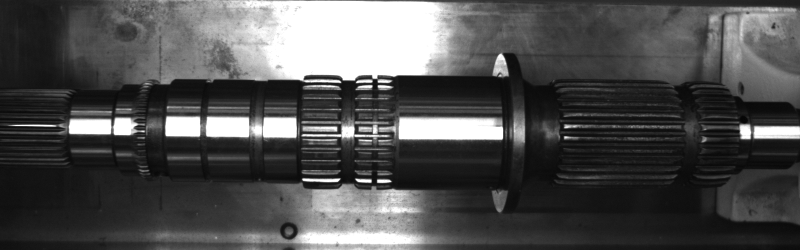
#> input picture images/Basler_acA1600-60gm__22637661__20230711_140445900_0068.tiff, 1600 x 500 px, given as the content of the folder images/2023-12-7, which was not available (shown at 1/2 size)
$ python main.py
#> lines starting #> are read from the running program, lines starting #| are printed output that depends on the picture; after the words box and inside, x2 and y2 are one past the last pixel; in counts of white or black regions, pixels touching at a corner belong together; pictures that were not available may be replaced by others from this repository, and a replacement may not be noted
import cv2
import os
import numpy as np
points = []

p1 = [(564, 645), (613, 686)]
p2 = [(773, 647), (807, 684)]
p3 = [(950, 646), (995, 683)]
p4 = [(1248, 650), (1284, 679)]

resolution = (1360, 2418)

# [6 lines of commented-out code are left out]


# [10 lines left out: function draw_rectangle, not called in this run]

directory = 'images'
video_directory = 'video'
image_date = '2023-12-7'
#image_file = 'IMG_E0823.JPG'
image_list = ['IMG_E0823.JPG','IMG_E0824.JPG','IMG_E0825.JPG','IMG_E0826.JPG']
video_file = 'IMG_0827.MOV'
resized_video = 0.6296875
resized_imgs = 1

# [46 lines left out: function image_detect_find_circles, not called in this run]

def image_detect_find_contour():
    p = [[(291, 230),(329, 290)],[(500, 230),(525, 290)],[(679, 230),(711, 290)],[(801, 230),(1010, 290)],[(1371, 230),(1399, 290)],[(1480, 230),(1500, 290)]]
    lst_image = os.listdir(os.path.join(directory, image_date))
    for image_file in lst_image:
        image_path = os.path.join(directory, image_date, image_file)
        img = cv2.imread(image_path)
#> img is the input picture: shape (500, 1600, 3); min 4, max 255, mean 79.8

        resized_img = cv2.resize(img, (int(img.shape[1] * resized_imgs), int(img.shape[0] * resized_imgs)))
        gray_img = cv2.cvtColor(resized_img, cv2.COLOR_BGR2GRAY)
        #gray_img = cv2.GaussianBlur(gray_img, (15, 15), 0)
        gray_img = cv2.medianBlur(gray_img, ksize=7)
        kernel = np.ones((1,1),np.uint8)
        ret, thresh = cv2.threshold(gray_img, 20, 255, cv2.THRESH_BINARY)
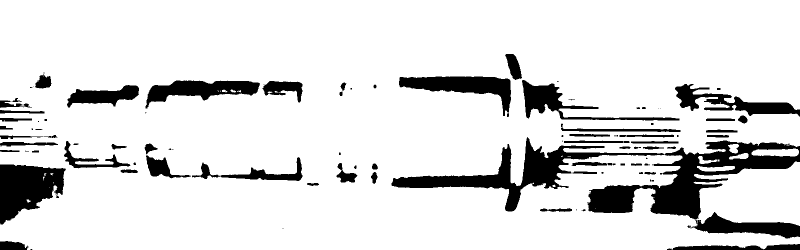
#> thresh: shape (500, 1600) (shown at 1/2 size); 87% white; 115 black regions (40 under 20 px), largest, box (x1, y1, x2, y2) and area: (1174, 281, 1600, 439) 22280, (783, 274, 1328, 423) 15258, (0, 329, 132, 449) 10273
        thresh = cv2.morphologyEx(thresh, cv2.MORPH_CLOSE, kernel)
        for i in p:
            original_img = resized_img[i[0][1]:i[1][1], i[0][0]:i[1][0]]
            image_crop = thresh[i[0][1]:i[1][1], i[0][0]:i[1][0]]
            contours, hierarchy = cv2.findContours(image_crop, cv2.RETR_TREE , cv2.CHAIN_APPROX_SIMPLE)
            # เก็บเฉพาะ Contour ที่ไม่ใช่ภายนอกสุด
            try:
                inner_contours = [cnt for cnt, h in zip(contours, hierarchy[0]) if h[3] != -1]
            except:
                inner_contours = contours
            # วนลูปเพื่อตรวจสอบทุก contours
            for cnt in inner_contours:
                # คำนวณเส้นรอบวง (perimeter)
                #perimeter = cv2.arcLength(contour, True)
                #hull = cv2.convexHull(contour)
                # หาวงกลมที่มีขนาดเล็กที่สุดที่สามารถครอบคลุม contour ได้
                (x, y), radius = cv2.minEnclosingCircle(cnt)
                center = (int(x), int(y))
                radius = int(radius)
                #cv2.drawContours(original_img, contours, -1, (0,255,0), 3)
                cv2.circle(original_img, center, radius, (0, 255, 0), 2)
                cv2.circle(original_img, center, 3, (0, 0, 255), 1)
                # [7 lines of commented-out code are left out]
            cv2.rectangle(resized_img, i[0], i[1], (255, 0, 0), 2)
#> this loop made 6 passes
#> contours on passes 2, 3, 5, 6: [[[0, 0], [0, 59], [24, 59], [24, 0]]], [[[0, 0], [0, 59], [31, 59], [31, 0]]], [[[0, 0], [0, 59], [27, 59], [27, 0]]], 1 contour; box (x1, y1, x2, y2) and area: (0, 0, 20, 58) 852
#> pass 1, in image_detect_find_contour, `image_crop = thresh[i[0][1]:i[1][1], i[0][0]:i[1][0]]`:
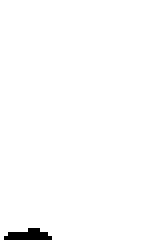
#> image_crop: shape (60, 38) (shown 4 times larger); 98.9% white; 1 black region, box (x1, y1, x2, y2) and area: (1, 57, 13, 60) 25
#> pass 2, in image_detect_find_contour, `original_img = resized_img[i[0][1]:i[1][1], i[0][0]:i[1][0]]`:
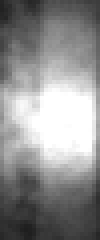
#> original_img: shape (60, 25, 3) (shown 4 times larger); min 30, max 255, mean 143.2
#> after the loop:
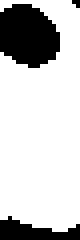
#> image_crop: shape (60, 20) (shown 4 times larger); 78.2% white; 3 black regions (1 under 20 px), largest, box (x1, y1, x2, y2) and area: (0, 1, 15, 17) 188, (0, 54, 20, 60) 71
#> after the loop:
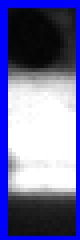
#> original_img: shape (60, 20, 3) (shown 4 times larger); mean B, G, R 159.9, 110.9, 110.9
#> after the loop:
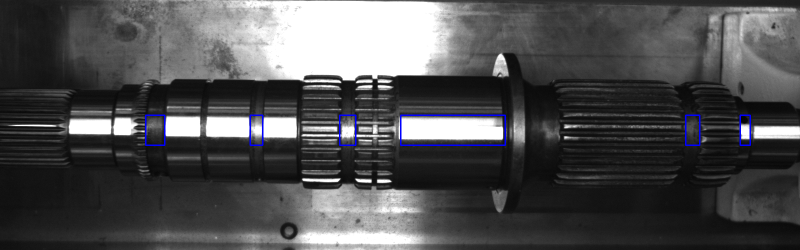
#> resized_img: shape (500, 1600, 3) (shown at 1/2 size); 0.53% of pixels changed, all inside (x1, y1, x2, y2) = (290, 229, 1502, 292)
        thresh = cv2.cvtColor(thresh, cv2.COLOR_GRAY2BGR)
        concatenated_image = np.vstack((resized_img, thresh))
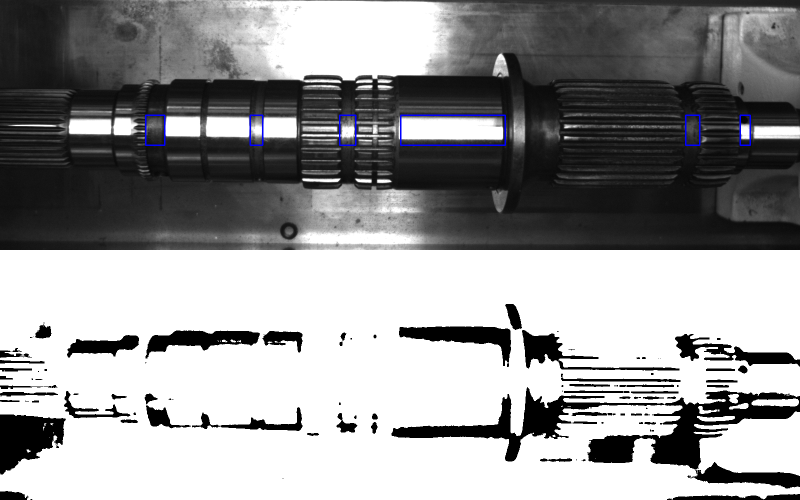
#> concatenated_image: shape (1000, 1600, 3) (shown at 1/2 size); mean B, G, R 151.4, 150.7, 150.7

        cv2.imshow('Frame', concatenated_image)

        # หยุดเมื่อกด 'q'
        if cv2.waitKey(25) & 0xFF == ord('q'):
#> (key q is pressed here)
            break

    # [11 lines of commented-out code are left out]

# [133 lines left out: functions video_detect_contour, video_detect_find_circles, not called in this run]

image_detect_find_contour()

#print(os.listdir(os.path.join(directory, image_date)))
